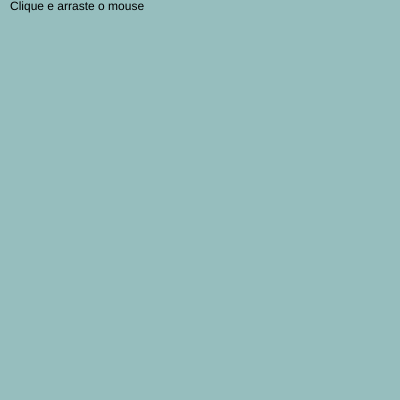
Frame 1 (no input)
Frame 60 (no input): identical to frame 1, image omitted
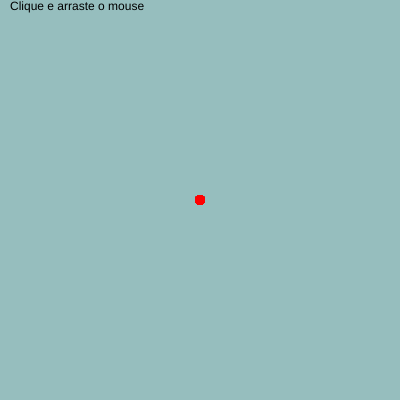
Frame 120 (the mouse pressed at the canvas centre since frame 60)

The p5.js sketch that drew these frames (run headless with seeded random() and noise() and a simulated clock; from frame 60 on, the mouse is pressed at the canvas centre):

// p5.js sketch
// ── sketch.js
function setup() {
    createCanvas(400, 400);
    background("rgb(150,190,190)");
    text("Clique e arraste o mouse",10,10);
  }
  
  function draw() {
    noStroke();
    if(mouseIsPressed)
    {
      fill("red");
    circle(mouseX,mouseY,10);
    }
  }
